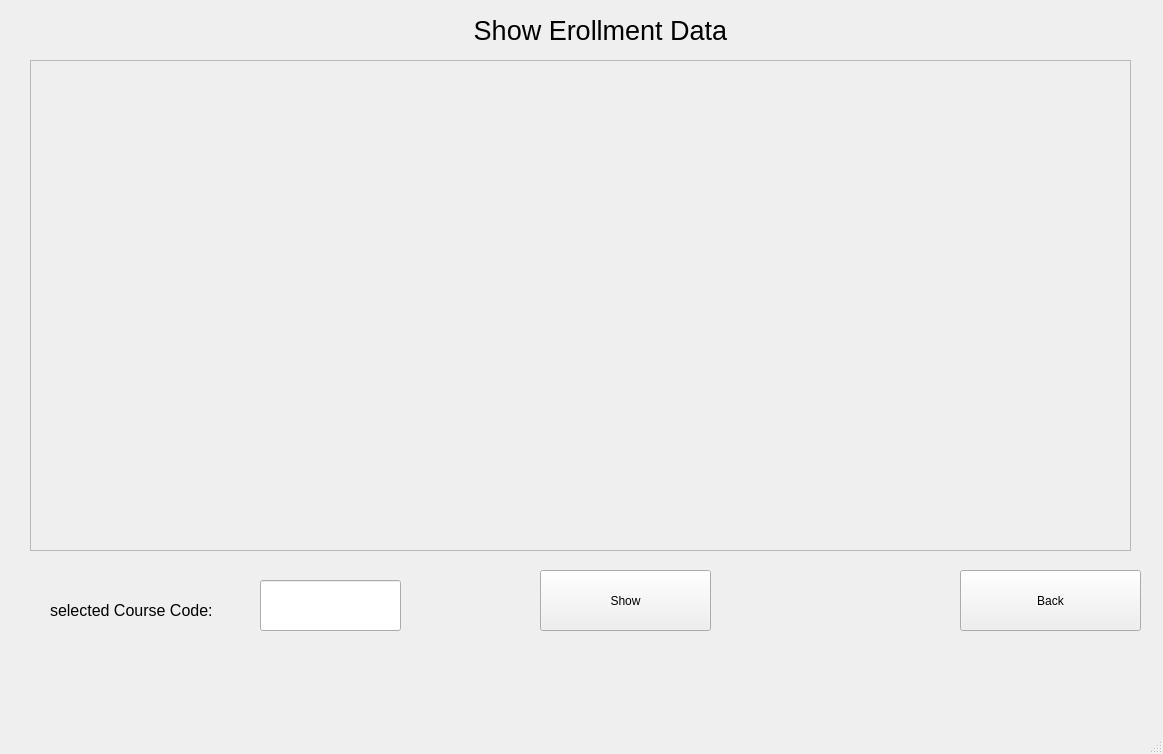
<?xml version="1.0" encoding="UTF-8"?>
<ui version="4.0">
 <class>MainWindow</class>
 <widget class="QMainWindow" name="MainWindow">
  <property name="geometry">
   <rect>
    <x>0</x>
    <y>0</y>
    <width>1163</width>
    <height>754</height>
   </rect>
  </property>
  <property name="windowTitle">
   <string>MainWindow</string>
  </property>
  <widget class="QWidget" name="centralwidget">
   <widget class="QFrame" name="chartFrame">
    <property name="geometry">
     <rect>
      <x>30</x>
      <y>60</y>
      <width>1101</width>
      <height>491</height>
     </rect>
    </property>
    <property name="frameShape">
     <enum>QFrame::StyledPanel</enum>
    </property>
    <property name="frameShadow">
     <enum>QFrame::Raised</enum>
    </property>
   </widget>
   <widget class="QPushButton" name="btn_showChart">
    <property name="geometry">
     <rect>
      <x>540</x>
      <y>570</y>
      <width>171</width>
      <height>61</height>
     </rect>
    </property>
    <property name="text">
     <string>Show</string>
    </property>
   </widget>
   <widget class="QLabel" name="label">
    <property name="geometry">
     <rect>
      <x>370</x>
      <y>0</y>
      <width>461</width>
      <height>61</height>
     </rect>
    </property>
    <property name="font">
     <font>
      <pointsize>20</pointsize>
     </font>
    </property>
    <property name="text">
     <string>Show Erollment Data</string>
    </property>
    <property name="alignment">
     <set>Qt::AlignCenter</set>
    </property>
   </widget>
   <widget class="QPushButton" name="pushButton_Back">
    <property name="geometry">
     <rect>
      <x>960</x>
      <y>570</y>
      <width>181</width>
      <height>61</height>
     </rect>
    </property>
    <property name="text">
     <string>Back</string>
    </property>
   </widget>
   <widget class="QLineEdit" name="lineEdit_courseCode">
    <property name="geometry">
     <rect>
      <x>260</x>
      <y>580</y>
      <width>141</width>
      <height>51</height>
     </rect>
    </property>
   </widget>
   <widget class="QLabel" name="label_2">
    <property name="geometry">
     <rect>
      <x>50</x>
      <y>600</y>
      <width>211</width>
      <height>20</height>
     </rect>
    </property>
    <property name="font">
     <font>
      <pointsize>12</pointsize>
     </font>
    </property>
    <property name="text">
     <string>selected Course Code:</string>
    </property>
   </widget>
   <widget class="QLabel" name="label_M">
    <property name="geometry">
     <rect>
      <x>384</x>
      <y>639</y>
      <width>451</width>
      <height>51</height>
     </rect>
    </property>
    <property name="font">
     <font>
      <pointsize>12</pointsize>
     </font>
    </property>
    <property name="text">
     <string/>
    </property>
   </widget>
  </widget>
  <widget class="QMenuBar" name="menubar">
   <property name="geometry">
    <rect>
     <x>0</x>
     <y>0</y>
     <width>1163</width>
     <height>26</height>
    </rect>
   </property>
  </widget>
  <widget class="QStatusBar" name="statusbar"/>
 </widget>
 <resources/>
 <connections/>
</ui>
